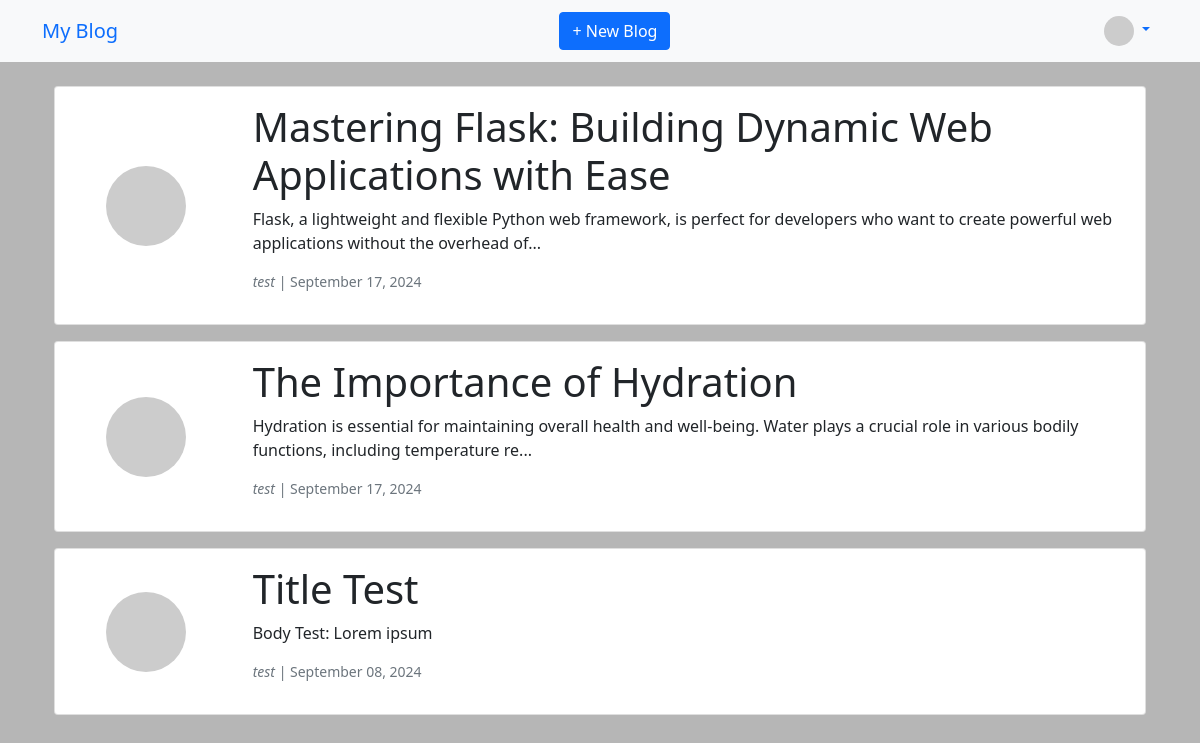
Page /home (signed in) on the committed database.
### app/models.py (models this page shows, shortened)
class Post(db.Model):
    __tablename__ = 'posts'
    id: so.Mapped[int] = so.mapped_column(primary_key=True)
    title: so.Mapped[str] = so.mapped_column(sa.String(255), nullable=False)
    slug: so.Mapped[str] = so.mapped_column(sa.String(255), unique=True, nullable=False)
    body: so.Mapped[str] = so.mapped_column(sa.Text, nullable=False)
    create_at: so.Mapped[datetime] = so.mapped_column(sa.DateTime, default=lambda: datetime.now(timezone.utc))
    update_at: so.Mapped[datetime] = so.mapped_column(sa.DateTime, default=lambda: datetime.now(timezone.utc), onupdate=lambda: datetime.now(timezone.utc))
    published_at: so.Mapped[Optional[datetime]] = so.mapped_column(sa.DateTime)
    is_published: so.Mapped[bool] = so.mapped_column(sa.Boolean, default=False)
    author_id: so.Mapped[int] = so.mapped_column(sa.Integer, sa.ForeignKey('users.id'), nullable=False)
    author: so.Mapped['User'] = so.relationship('User', back_populates='posts')
    category_id: so.Mapped[Optional[int]] = so.mapped_column(sa.Integer, sa.ForeignKey('categories.id'))
    tags: so.Mapped[List['Tag']] = so.relationship('Tag', secondary=post_tags, back_populates='posts')
    notifications: so.Mapped[List['Notification']] = so.relationship('Notification', back_populates='post')

class User(UserMixin, db.Model):
    __tablename__ = 'users'
    id: so.Mapped[int] = so.mapped_column(primary_key=True)
    username: so.Mapped[str] = so.mapped_column(sa.String(64), index=True, unique=True)
    email: so.Mapped[str] = so.mapped_column(sa.String(150), index=True, unique=True)
    password_hash: so.Mapped[str] = so.mapped_column(sa.String(256))
    bio: so.Mapped[Optional[str]] = so.mapped_column(sa.Text)
    roles: so.Mapped[List['Role']] = so.relationship('Role',
                                                     secondary=user_roles,
                                                     back_populates='users')
    posts: so.Mapped[List['Post']] = so.relationship('Post', back_populates='author')
    followed = so.relationship(
        'User',
        secondary='followers',
        primaryjoin=id==followers.c.follower_id,
        secondaryjoin=id==followers.c.followed_id,
        backref='followers',
        lazy='dynamic'
    )
    notifications: so.Mapped[List['Notification']] = so.relationship('Notification', back_populates='user')
    def avatar(self, size):
        digest = md5(self.email.lower().encode('utf-8')).hexdigest()
        return f"https://www.gravatar.com/avatar/{digest}?d=identicon&s={size}"
    def has_role(self, role_name):
        return any(role.name == role_name for role in self.roles)

### app/routes.py (the view)
@app.route('/')
@app.route('/home')
@login_required
def home():
    if current_user.is_authenticated:
        following_ids = [user.id for user in current_user.followed]
        following_ids.append(current_user.id)
        posts = Post.query.filter(Post.author_id.in_(following_ids)).order_by(Post.create_at.desc()).all()
    return render_template('index.html', title='Home', posts=posts)

### app/models.py (called while the page is built)
@login.user_loader
def load_user(id):
    return db.session.get(User, int(id))

### app/templates/index.html
{% extends "base.html" %}
{% block content %}
<div class="container mt-4">
    {% for post in posts %}
    <div class="card mb-3">
        <div class="row g-0">
            <div class="col-md-2 d-flex align-items-center justify-content-center">
                <img src="{{ post.author.avatar(128) }}" alt="User avatar" class="img-fluid rounded-circle">
            </div>
            <div class="col-md-10">
                <div class="card-body">
                    <div class="card-title">
                        <h1>{{ post.title }}</h1>
                    </div>
                    <div class="card-text">
                        <p>{{ post.body[:150] }}{% if post.body|length > 150 %}...{% endif %}
                        </p>
                        <p class="text-muted small"><i>{{ post.author.username }}</i> | <span>{{
                                post.create_at.strftime('%B %d,
                                %Y') }}</span></p>
                    </div>
                </div>
            </div>
        </div>
    </div>
    {% endfor %}
</div>
{% endblock %}

### app/static/styles/styles.css (style rules this page uses)
body { background-color: rgb(182, 182, 182); }

### rows in the picture
Post: title "Mastering Flask: Building Dynamic Web Applications with Ease", body "Flask, a lightweight and flexible Python web framework, is perfect for developers who want to create powerful web applications without the overhead of", author.username "test", create_at "September 17, 2024"
Post: title "The Importance of Hydration", body "Hydration is essential for maintaining overall health and well-being. Water plays a crucial role in various bodily functions, including temperature re", author.username "test", create_at "September 17, 2024"
Post: title "Title Test", body "Body Test: Lorem ipsum", author.username "test", create_at "September 08, 2024"
